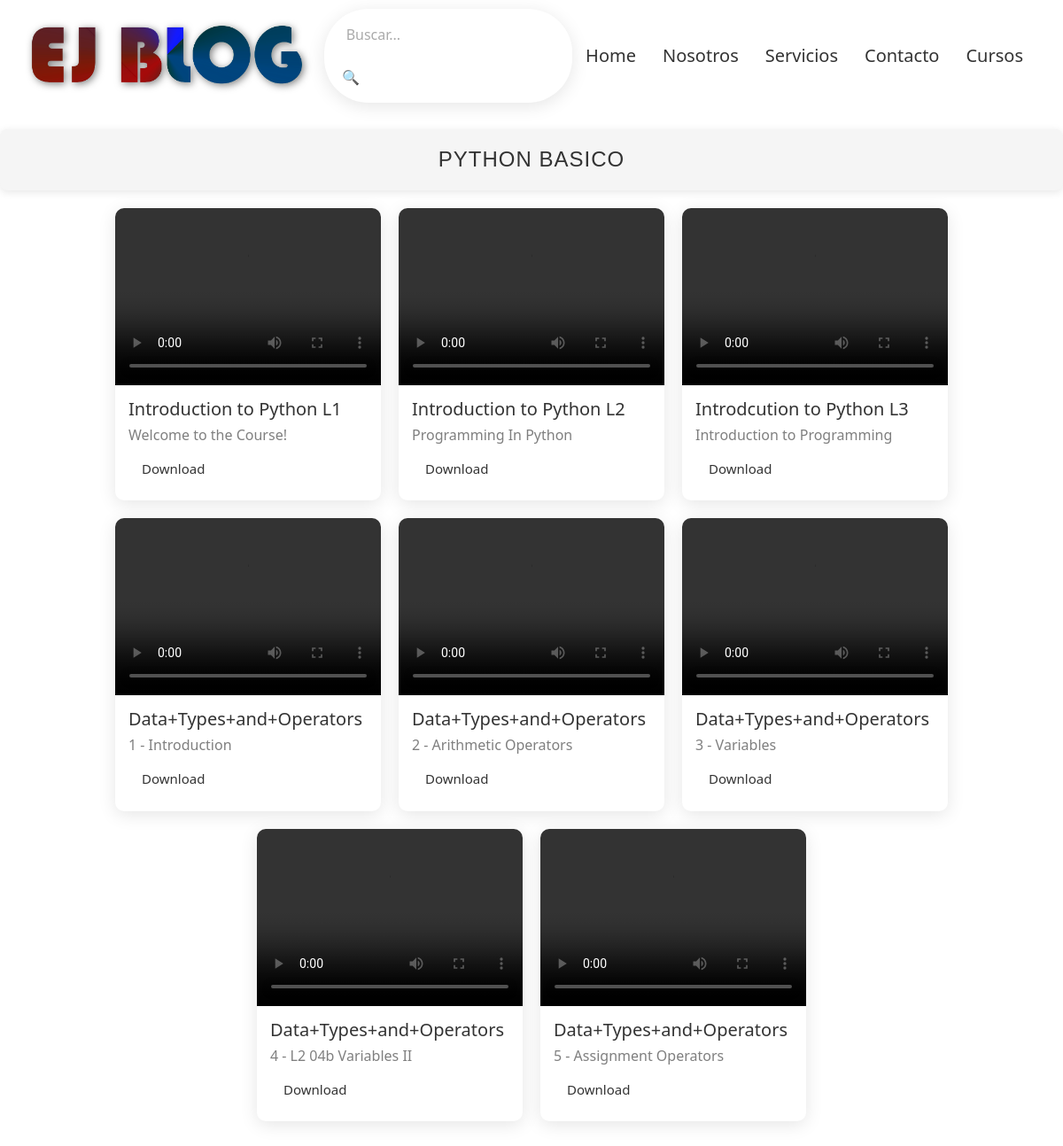
Screenshot of /cursos/ with the database file from the repository.
### mi_app/models.py (models this page shows, shortened)
class Cursos(models.Model):
    title = models.CharField(max_length=255)
    description = models.TextField()
    video = models.FileField(upload_to='cursos_list/videos/', null=True, blank=True)  # Cambia 'image' a 'video'
    link = models.URLField(max_length=200, blank=True, null=True)  # Campo para el enlace

### mi_app/views.py (the view)
# urls.py: path('cursos/', cursos, name='cursos'),  # Cursos
def cursos(request):
    cursos_list = Cursos.objects.all()  # Puedes aplicar filtros si es necesario
    context = {
        'cursos': cursos_list  # 'cursos' será la variable que usarás en la plantilla
    }
    return render(request, 'cursos.html', context)

### mi_app/templates/cursos.html (shortened to what this page needs)
{% extends 'index.html' %}
{% load static %}
{% block content %}
<body>
    <div class="tipo-curso scroll-fade">
        <h1>Python Basico</h1>
    </div>
    <div class="cursos-container scroll-fade">
        {% for curso in cursos %}
        <div class="curso-card">
            <div class="curso-video-container">
                {% if curso.video %}
                    <video class="curso-video" controls>
                        <source src="{{ curso.video.url }}" type="video/mp4">
                    </video>
                {% else %}
                    <p>No hay video disponible.</p>
                {% endif %}
            </div>
            <div class="curso-info">
                <h2 class="curso-title">{{ curso.title }}</h2>
                <p class="curso-description">{{ curso.description }}</p>
                <a href="{{ curso.link }}" class="curso-link">Download</a>
            </div>
        </div>
        {% empty %}
        <p>No hay cursos disponibles.</p>
        {% endfor %}
    </div>
</body>
{% endblock %}

### mi_app/static/css/estilos.css (style rules this page uses)
.fondo { background-color: #ffffff; background-size: cover; }
.scroll-fade { opacity: 0; transform: translateY(20px); transition: opacity 0.5s ease, transform 0.5s ease; }
.scroll-fade.visible { opacity: 1; transform: translateY(0); }

### mi_app/static/css/details.css (style rules this page uses)
a { color: #333; text-decoration: none; font-size: 20px; }

### mi_app/static/css/comentarios.css (style rules this page uses)
.scroll-fade { opacity: 0; transform: translateY(20px); transition: opacity 0.5s ease, transform 0.5s ease; }
.scroll-fade.visible { opacity: 1; transform: translateY(0); }

### mi_app/static/css/terms_and_conditions.css (style rules this page uses)
h2 { font-size: 1.5em; margin-bottom: 10px; color: #333; font-weight: 500; }
.scroll-fade { opacity: 0; transform: translateY(20px); transition: opacity 0.5s ease, transform 0.5s ease; }
.scroll-fade.visible { opacity: 1; transform: translateY(0); }

### mi_app/static/css/search_results.css (style rules this page uses)
h2 { font-size: 24px; margin-bottom: 20px; color: #333; }

### mi_app/static/css/footer.css (style rules this page uses)
.scroll-fade { opacity: 0; transform: translateY(20px); transition: opacity 0.5s ease, transform 0.5s ease; }
.scroll-fade.visible { opacity: 1; transform: translateY(0); }

### mi_app/static/css/carousel.css (style rules this page uses)
.scroll-fade { opacity: 0; transform: translateY(20px); transition: opacity 0.5s ease, transform 0.5s ease; }
.scroll-fade.visible { opacity: 1; transform: translateY(0); }

### mi_app/static/css/carousel_cursos.css (style rules this page uses)
.scroll-fade { opacity: 0; transform: translateY(20px); transition: opacity 0.5s ease, transform 0.5s ease; }
.scroll-fade.visible { opacity: 1; transform: translateY(0); }

### mi_app/static/css/cursos.css (style rules this page uses)
.tipo-curso { background-color: #f5f5f5; border-radius: 8px; padding: 20px; text-align: center; box-shadow: 0 2px 10px rgba(0, 0, 0, 0.1); margin: 20px 0; }
.tipo-curso h1 { font-family: 'Arial', sans-serif; font-size: 24px; color: #333; margin: 0; letter-spacing: 1px; text-transform: uppercase; }
.cursos-container { display: flex; flex-wrap: wrap; justify-content: center; gap: 20px; margin-bottom: 20px; }
.curso-card { background-color: #fff; border-radius: 10px; box-shadow: 0 4px 20px rgba(0, 0, 0, 0.1); overflow: hidden; width: 300px; transition: transform 0.3s, box-shadow 0.3s; }
.curso-video-container { width: 100%; height: 200px; overflow: hidden; }
.curso-video { width: 100%; height: 100%; object-fit: cover; }
.curso-info { padding: 15px; }
.curso-title { font-size: 20px; margin: 0; color: #333; }
.curso-description { font-size: 1em; color: #333333a0; margin: 5px 0; }
.curso-link { display: inline-block; padding: 10px 15px; background-color: #ffffff; color: #333; text-decoration: none; border-radius: 50px; transition: background-color 0.3s, transform 0.3s; font-size: 15px; }

### rows the page displays
Cursos: title "Introduction to Python L1", description "Welcome to the Course!"
Cursos: title "Introduction to Python L2", description "Programming In Python"
Cursos: title "Introdcution to Python L3", description "Introduction to Programming"
Cursos: title "Data+Types+and+Operators", description "1 - Introduction"
Cursos: title "Data+Types+and+Operators", description "2 - Arithmetic Operators"
Cursos: title "Data+Types+and+Operators", description "3 - Variables"
Cursos: title "Data+Types+and+Operators", description "4 - L2 04b Variables II"
Cursos: title "Data+Types+and+Operators", description "5 - Assignment Operators"
